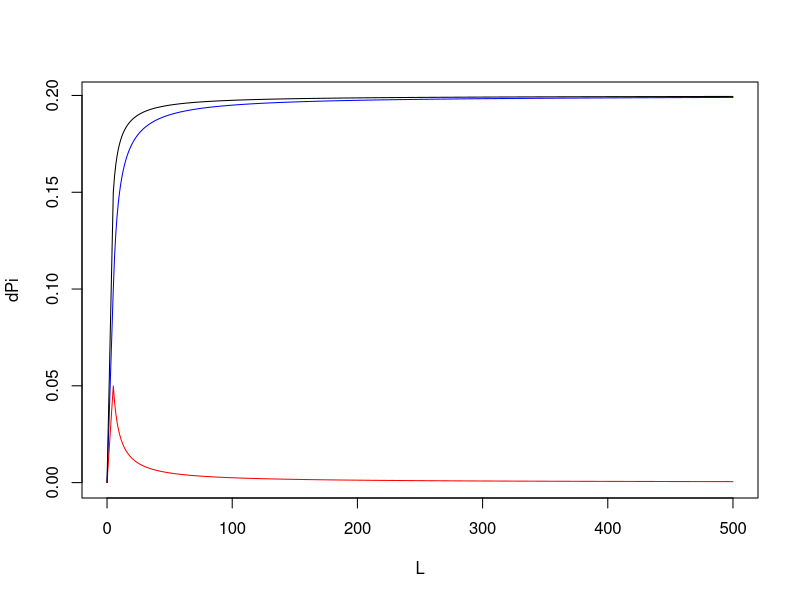
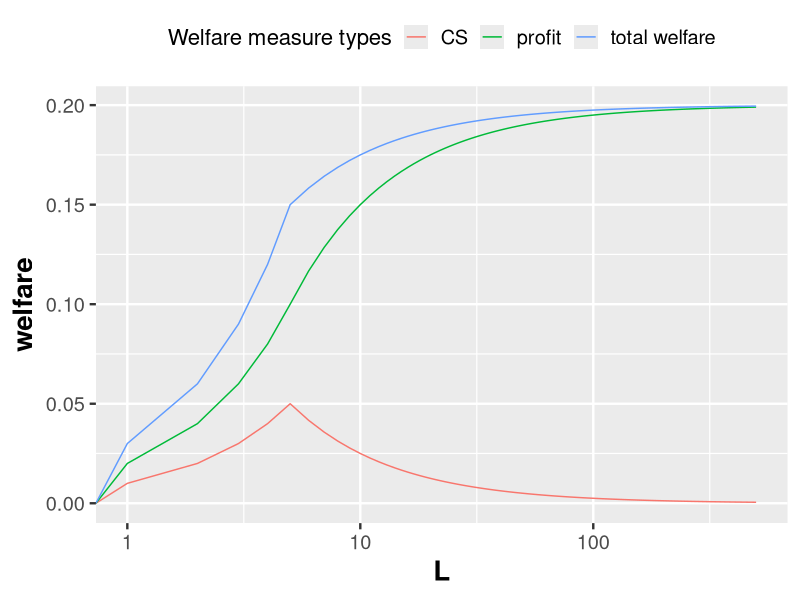
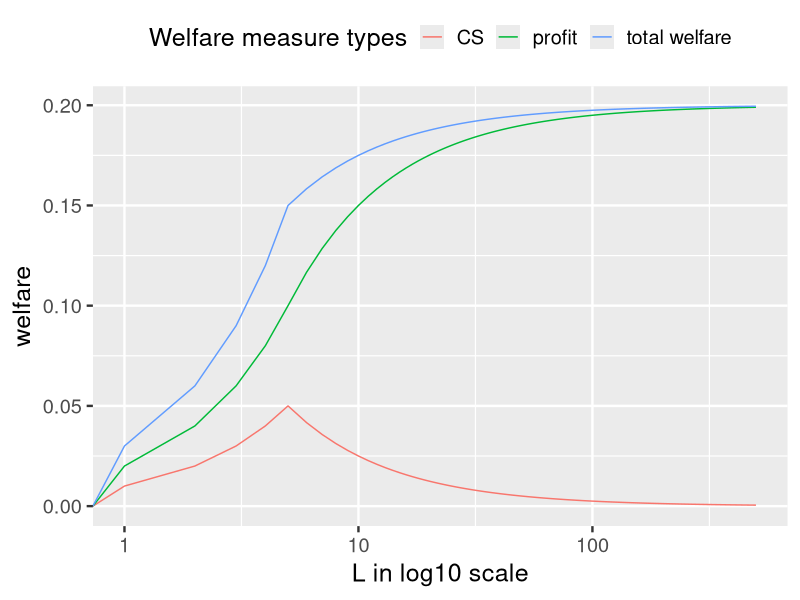
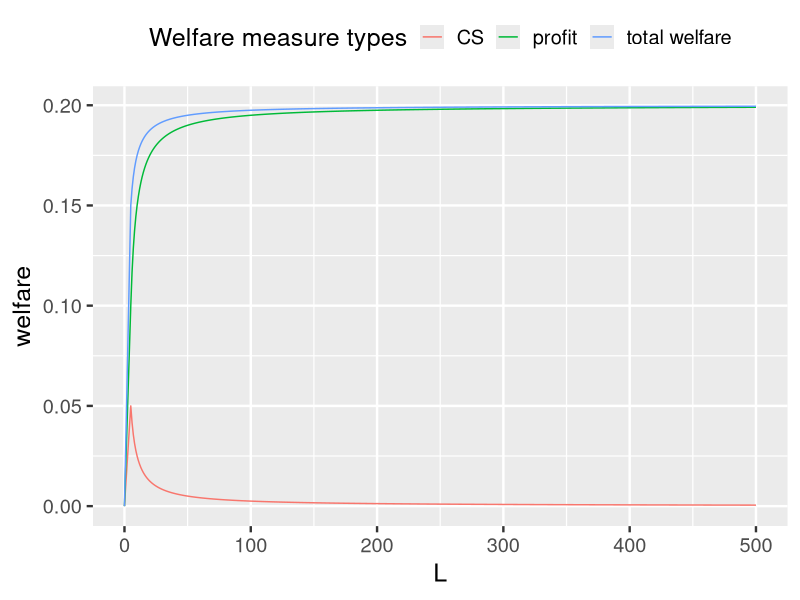
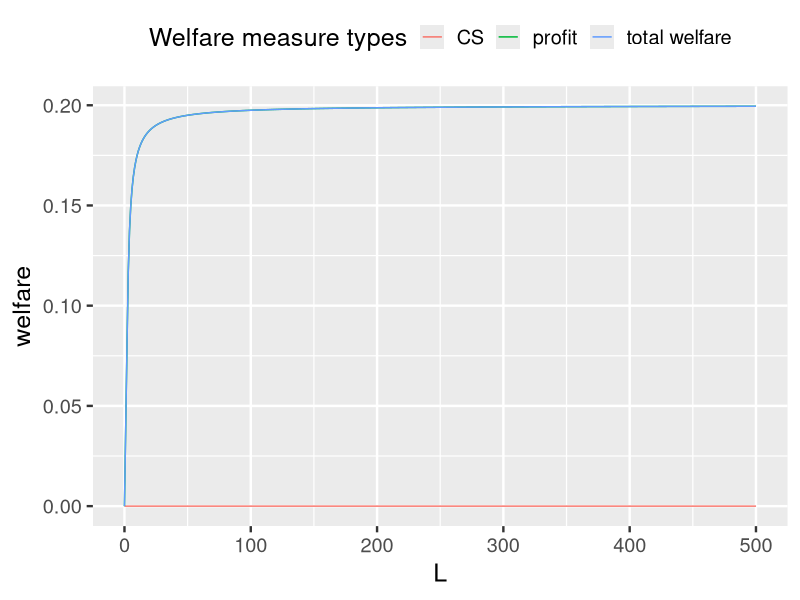
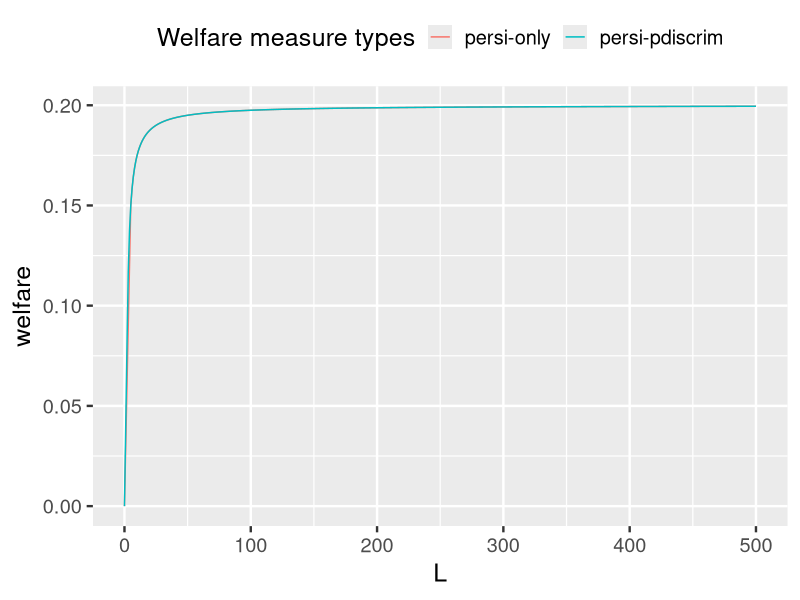
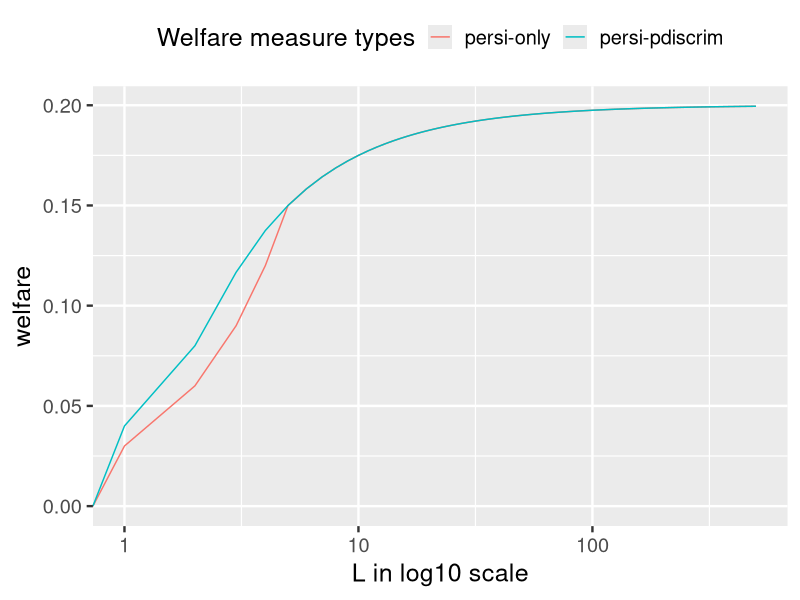
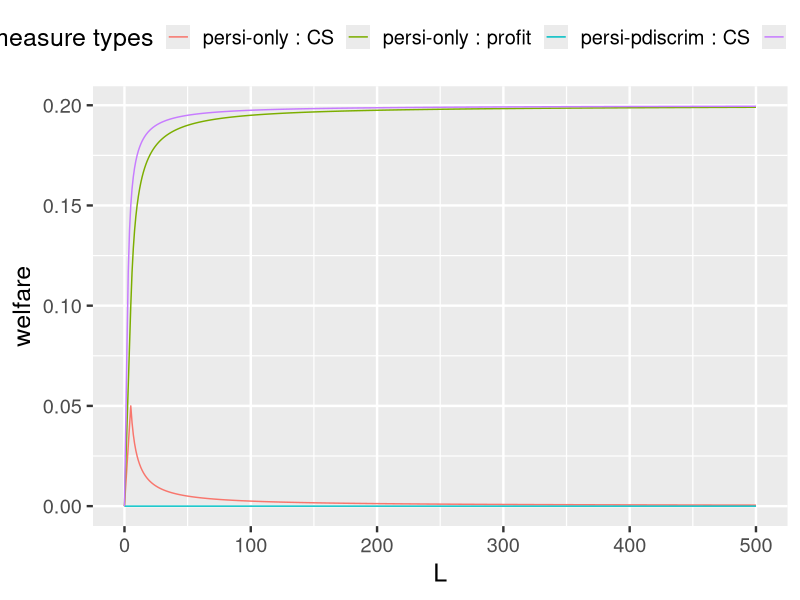

Source code (R) for these figures, in order:
library(ggplot2)
library(data.table)
dt = data.table(L=seq(from=0,to=500,by=1),dPi=0,dCS=0,dTW=0)
r0=0.2;t=1
dt[L<=1/r0,`:=`(dPi = 0.5*t*(r0^2)*L,
               dCS = 0.25*t*(r0^2)*L,
               dTW = 0.75*t*(r0^2)*L)]
dt[L>=1/r0,`:=`(dPi = t*(r0 - 1/2/L),
                dCS = t/4/L,
                dTW = t*(r0 - 1/4/L))]
#simple version
dt[,plot(L,dPi,type = 'l',col="blue")]
dt[,points(L,dCS,type = 'l',col = "red")]
dt[,points(L,dTW,type = 'l',col = "black")]
#using ggplot
dt.g = data.table(L=rep(0:500,each=3),type = rep(c("profit","CS","total welfare"),times=501),welfare = 0)
dt.g[type =="profit" & (L !=0),welfare := 0.5*t*(r0^2)*L*(L<=1/r0)+t*(r0 - 1/2/L)*(L>1/r0)]
dt.g[type =="CS" &(L !=0),welfare := 0.25*t*(r0^2)*L*(L<=1/r0)+t/4/L*(L>1/r0)]
dt.g[type =="total welfare" & (L !=0),welfare := 0.75*t*(r0^2)*L*(L<=1/r0)+t*(r0 - 1/4/L)*(L>1/r0)]
setwd("//andrew.ad.cmu.edu/users/users6/xiaochez/Desktop")

png("compare3welfare-logscale.png",width=3000,height=2000,res=300)
theme_set(theme_gray(base_size = 18))
g = ggplot(data = dt.g,aes(x=L,y=welfare,group=type,color=factor(type)))+ geom_line() + labs(x="L in log10 scale")
g2 = g  + theme(legend.position = "top") + scale_color_discrete(name="Welfare measure types")+ scale_x_log10()
g2
dev.off()

png("compare3welfare.png",width=3000,height=2000,res=300)
theme_set(theme_gray(base_size = 18))
g = ggplot(data = dt.g,aes(x=L,y=welfare,group=type,color=factor(type)))+geom_line()
g2 = g  + theme(legend.position = "top") + scale_color_discrete(name="Welfare measure types")
g2
dev.off()
g2 = g  + theme(axis.title.x = element_text(size = 20,face="bold")
               ,axis.title.y = element_text(size = 20,face="bold")
               ,legend.position = "top"
               ,legend.title = element_text(size = 16)) + scale_color_discrete(name="Welfare measure types")

g2 + scale_x_log10()


library(ggplot2)
library(data.table)

dt2.g = data.table(L=rep(0:500,each=3),type = rep(c("profit","CS","total welfare"),times=501),welfare = 0)
dt2.g[type =="profit" & (L !=0),welfare := t*(r0^2)*L*(L<=1/2/r0)+t*(r0 - 1/4/L)*(L>1/2/r0)]
dt2.g[type =="CS" &(L !=0),welfare := 0]
dt2.g[type =="total welfare" & (L !=0),welfare := t*(r0^2)*L*(L<=1/2/r0)+t*(r0 - 1/4/L)*(L>1/2/r0)]
setwd("//andrew.ad.cmu.edu/users/users6/xiaochez/Desktop")
png("compare3welfare-v2-combine.png",width=3000,height=2000,res=300)
theme_set(theme_gray(base_size = 18))
g = ggplot(data = dt2.g,aes(x=L,y=welfare,group=type,color=factor(type)))+geom_line()
g2 = g  + theme(legend.position = "top") + scale_color_discrete(name="Welfare measure types")
g2
dev.off()


dt2.g[,case := "persi-pdiscrim" ]
dt.g[,case:="persi-only"]
dt3.g = rbind(dt.g,dt2.g)


png("compareTW-persi-pdiscrimvspersi-only.png",width=3000,height=2000,res=300)
theme_set(theme_gray(base_size = 18))
g = ggplot(data = dt3.g[type=="total welfare"],aes(x=L,y=welfare,group=case,color=factor(case)))+geom_line()
g2 = g  + theme(legend.position = "top") + scale_color_discrete(name="Welfare measure types")
g2
dev.off()

png("compareTW-persi-pdiscrimvspersi-only-logscale.png",width=3000,height=2000,res=300)
theme_set(theme_gray(base_size = 18))
g = ggplot(data = dt3.g[type=="total welfare"],aes(x=L,y=welfare,group=case,color=factor(case)))+geom_line()+ labs(x="L in log10 scale")
g2 = g  + theme(legend.position = "top") + scale_color_discrete(name="Welfare measure types")
g2+scale_x_log10()
dev.off()

dt3.g[,cases:=paste(case,":",type)]
png("compareTprofitANDCS-persi-pdiscrimvspersi-only.png",width=3000,height=2000,res=300)
theme_set(theme_gray(base_size = 18))
g = ggplot(data = dt3.g[type %in%c("profit","CS")],aes(x=L,y=welfare,group=cases,color=factor(cases)))+geom_line()
g2 = g  + theme(legend.position = "top") + scale_color_discrete(name="Welfare measure types")
g2
dev.off()


